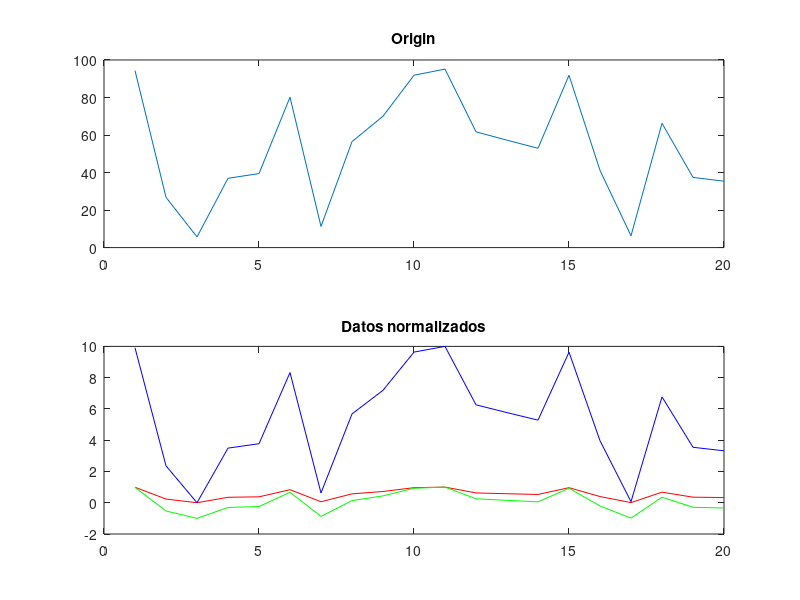
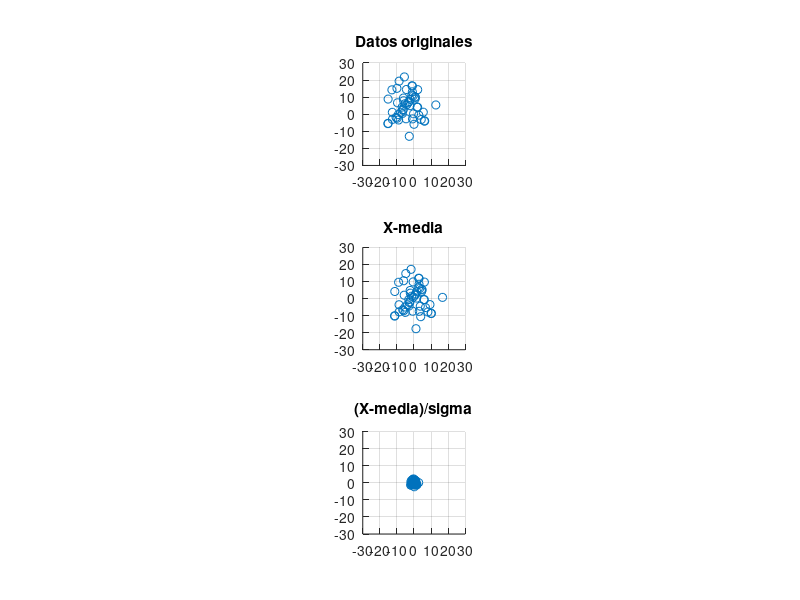

Reproduce these figures in MATLAB, in order.
clc;
y=100*rand(1,20);

a=0;b=1;
y1=a+(y-min(y))*(b-a)/(max(y)-min(y));

a=-1;b=1;
y2=a+(y-min(y))*(b-a)/(max(y)-min(y));

a=0;b=10;
y3=a+(y-min(y))*(b-a)/(max(y)-min(y));

fprintf('         Xi      [0,1]   [-1,1]   [0,10]\n');

fprintf(repmat('-',1,45),'\n');fprintf('\n');

fmt = '      %6.2f   %6.2f   %6.2f   %6.2f \n';
fprintf(fmt, [y',y1',y2',y3'].' );

fprintf(repmat('-',1,45),'\n');fprintf('\n');

fmt = 'MAX   %6.2f   %6.2f   %6.2f   %6.2f \n';
fprintf(fmt,max(y),max(y1),max(y2),max(y3));
fmt = 'MIN   %6.2f   %6.2f   %6.2f   %6.2f \n';
fprintf(fmt,min(y),min(y1),min(y2),min(y3));

figure;
ax1 = subplot(2,1,1);
plot(y);
title(ax1,'Origin');

ax2 = subplot(2,1,2);
plot(y1,'r');
hold on;
plot(y2,'g');
hold on;
plot(y3,'b');
title(ax2,'Datos normalizados');
hold off;

mu=[-4 5];
sigma=[30 10 ; 10 60];
num=50;

Xor = mvnrnd(mu, sigma, num);
mx = mean(Xor);
sx = std(Xor);
cv=cov(Xor);

Xmedia = Xor - ones(size(Xor, 1), size(mx, 1)) * mx;
mxm = mean(Xmedia);
sxm = std(Xmedia);
cvm=cov(Xmedia);

Xms = bsxfun(@rdivide, Xmedia, sx);
mxs = mean(Xms);
sxs = std(Xms);
cvs=cov(Xms);

fmtm = 'Mediana    =   %12.4f   %12.4f   \n';
fmts = 'Varianza   =   %12.3f   %12.3f   \n';
fmtc = 'Covarianza =   \n               %6.3f   %6.3f   \n               %6.3f   %6.3f   \n';

fprintf('\n');fprintf('\n');
fprintf('Estandarization del datos');
fprintf('\n');fprintf(repmat('*',1,35),'\n');fprintf('\n');
fprintf('Datos originales');fprintf('\n');

fprintf(fmtm,mx);
fprintf(fmts,sx);
fprintf(fmtc,cv);

fmtm = 'Mediana    =   %12.4d   %12.4d   \n';
fmts = 'Varianza   =   %12.3f   %12.3f   \n';
fmtc = 'Covarianza =   \n               %6.3f   %6.3f   \n               %6.3f   %6.3f   \n';

fprintf('\n');fprintf(repmat('-',1,35),'\n');fprintf('\n');
fprintf('X-media');fprintf('\n');
fprintf(fmtm,mxm);
fprintf(fmts,sxm);
fprintf(fmtc,cvm);


fmtm = 'Mediana    =   %6.0f   %6.0f   \n';
fmts = 'Varianza   =   %6.0f   %6.0f   \n';
fmtc = 'Covarianza =   \n               %6.4f   %6.4f   \n               %6.4f   %6.4f   \n';
fprintf('\n');fprintf(repmat('-',1,35),'\n');fprintf('\n');
fprintf('(X-media)/sigma');fprintf('\n');
fprintf(fmtm,mxs);
fprintf(fmts,sxs);
fprintf(fmtc,cvs);

figure;
axor = subplot(3,1,1);
scatter(Xor(:,1),Xor(:,2));
title(axor,'Datos originales');
grid on;
axis equal;
axis([-30 30 -30 30]);

axor = subplot(3,1,2);
scatter(Xmedia(:,1),Xmedia(:,2));
title(axor,'X-media');
grid on;
axis equal;
axis([-30 30 -30 30]);

axor = subplot(3,1,3);
scatter(Xms(:,1),Xms(:,2));
title(axor,'(X-media)/sigma');
grid on;
axis equal;
axis([-30 30 -30 30]);
